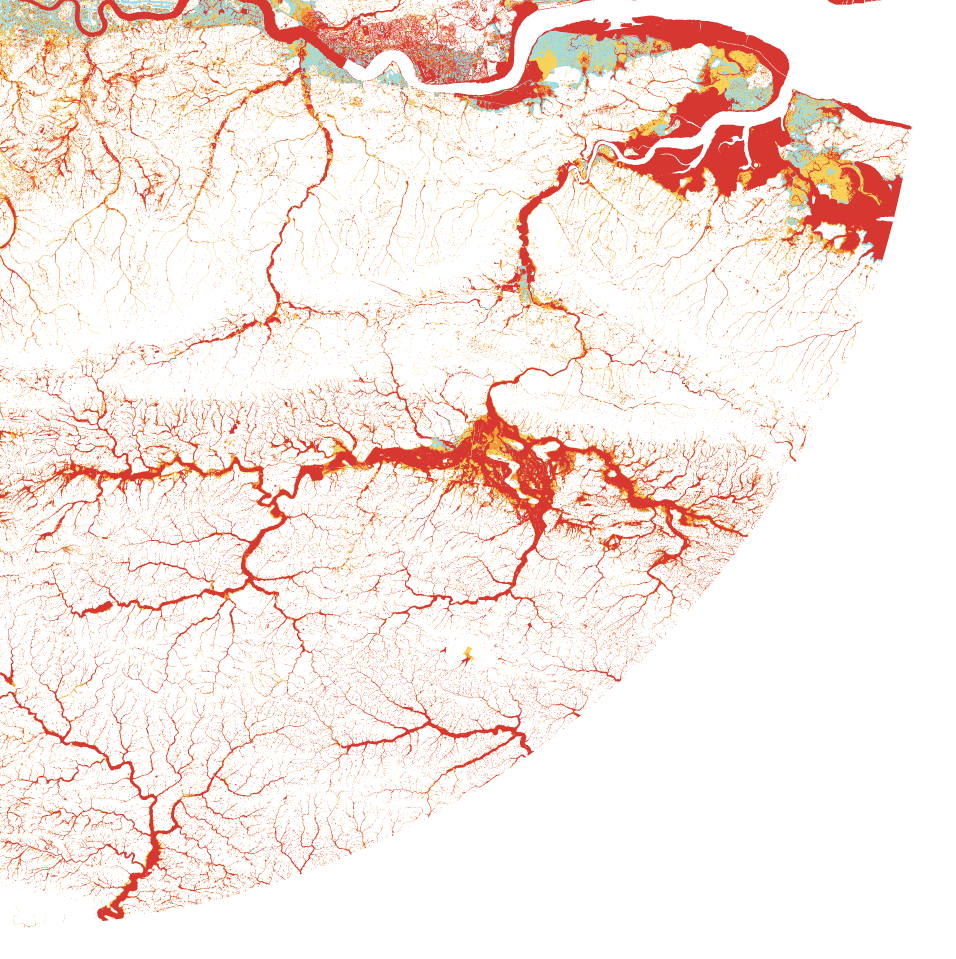
#> input picture incubator/google-map-live/assets/flood_risk/flood_1-1.webp, 2868 x 2875 px, given in place of dem50_log16.webp, which was not available (shown at 1/3 size)
$ python plates.py
#> lines starting #> are read from the running program, lines starting #| are printed output that depends on the picture
"""The opening film (scripts/intro.js), step 1 of 2: plan rasters of the London map's own data, on its shared
EPSG:3857 grid, cut to the 70 km circle. Every layer is an RGBA float array (N x N, 0..1), written to work/plan/*.png;
build.py turns them into the film's pictures (assets/intro/).

  python3 tools/intro/plates.py && python3 tools/intro/build.py      (from incubator/google-map-live; Pillow + numpy)

Read from the app's own assets/ (heights, drainage, flood risk, planning layers, the Greater London outline) and, for
the OpenStreetMap roads, three screenshots of the app's own dark basemap at the 70 km view (source/intro/roads_*.jpg,
27 Nov 2026; their corners in CSS px of a 2273 px wide capture are listed below)."""
import json, math, os
import numpy as np
from PIL import Image, ImageDraw, ImageFilter

G = os.path.join(os.path.dirname(os.path.abspath(__file__)), '..', '..') + '/'
OUT = G + 'tools/intro/work/plan/'
os.makedirs(OUT, exist_ok=True)
R = 6378137.0
B = [-127813.8696191665, 6596204.025752107, 102461.98815442335, 6827041.923624865]   # west, south, east, north
N = 1800
LAT0, LON0 = 51.50733434456047, -0.12768375058439654


def merc(lon, lat):
    return lon * math.pi / 180 * R, R * math.log(math.tan(math.pi / 4 + lat * math.pi / 360))


def px(x, y):
    return (x - B[0]) / (B[2] - B[0]) * N, (B[3] - y) / (B[3] - B[1]) * N


CX, CY = px(*merc(LON0, LAT0))
RPX = 70000 / math.cos(LAT0 * math.pi / 180) / (B[2] - B[0]) * N
yy, xx = np.mgrid[0:N, 0:N]
# the true circle on the ground (haversine), as the map's workers cut it
lon = (B[0] + (xx + .5) / N * (B[2] - B[0])) / R * 180 / math.pi
lat = (2 * np.arctan(np.exp((B[3] - (yy + .5) / N * (B[3] - B[1])) / R)) - math.pi / 2) * 180 / math.pi
p1, p2 = math.radians(LAT0), np.radians(lat)
h = np.sin((p2 - p1) / 2) ** 2 + math.cos(p1) * np.cos(p2) * np.sin(np.radians(lon - LON0) / 2) ** 2
DIST = 2 * R * np.arcsin(np.sqrt(h))
INSIDE = DIST <= 70000


def save(name, rgba):
    a = np.clip(rgba, 0, 1)
    Image.fromarray((a * 255).astype(np.uint8), 'RGBA').save(OUT + name + '.png')


def hexc(h):
    h = h.lstrip('#'); return np.array([int(h[i:i + 2], 16) / 255 for i in (0, 2, 4)])


def lonlat_px(c):
    return px(*merc(c[0], c[1]))


# ---------------------------------------------------------------- heights (OS Terrain 50, the map's 50 m DEM)
dem = np.asarray(Image.open(G + 'assets/drainage_area/dem50_log16.webp').convert('RGB')).astype(np.float64)
code = dem[..., 0] * 256 + dem[..., 1]
H = np.where(code > 0, -100 + (code - 1) * 0.1, np.nan)
Hn = np.asarray(Image.fromarray(np.nan_to_num(H, nan=0).astype(np.float32)).resize((N, N), Image.BILINEAR))
np.save(OUT + 'heights.npy', Hn)
cell = (B[2] - B[0]) / N * math.cos(math.radians(LAT0))
gy, gx = np.gradient(Hn, cell)
az, alt = math.radians(315), math.radians(42)
slope = np.arctan(np.hypot(gx, gy) * 2.2)
aspect = np.arctan2(-gx, gy)
shade = np.clip(np.sin(alt) * np.cos(slope) + np.cos(alt) * np.sin(slope) * np.cos(az - aspect), 0, 1)
np.save(OUT + 'shade.npy', shade)

# LiDAR layer drawn as a grey hillshade (the ground itself, no colour)
g = 0.10 + 0.62 * shade
lid = np.dstack([g, g, g * 1.02, INSIDE.astype(float)])
save('lidar', lid)

# colour by height: the map's classic ramp, top 300 m, steps closer near sea level, with hill shading
RAMP = ['#3d9be9', '#35c3f0', '#30e0e0', '#2fe6a8', '#2fe66f', '#4be64a', '#7bea3f', '#a6ee3c', '#cdf23a', '#f0f53a',
        '#ffe838', '#ffcf36', '#ffb234', '#ff9432', '#ff7030', '#ff4a30', '#ff5f5f', '#ff8f8f', '#ffc0c0', '#fff0f0']
stops = [-3 + 303 * (i / 19) ** 1.5 for i in range(20)]
idx = np.clip(np.searchsorted(stops, Hn) - 1, 0, 19)
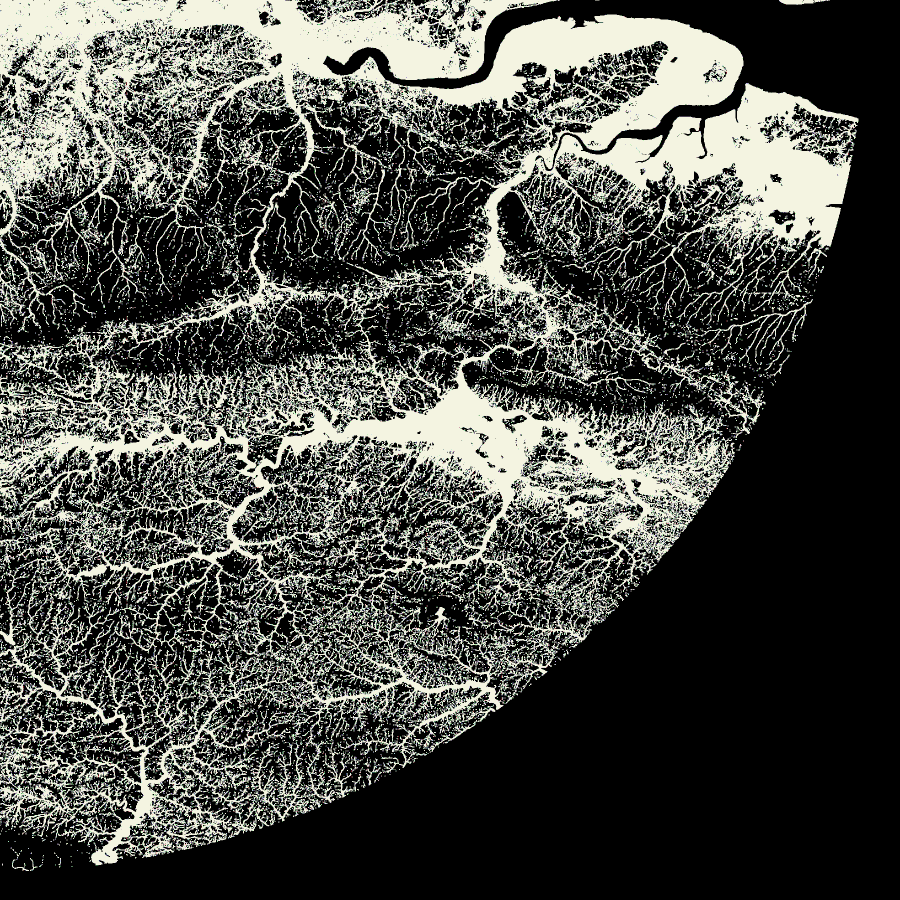
#> idx: shape (1800, 1800) int64 (shown at 1/2 size); 20 distinct labels, from 0 to 19; one colour per label, 0 black
col = np.array([hexc(c) for c in RAMP])[idx]
mult = 0.62 + 0.38 * shade[..., None] * 1.4
rel = np.dstack([np.clip(col * mult, 0, 1), INSIDE.astype(float)])
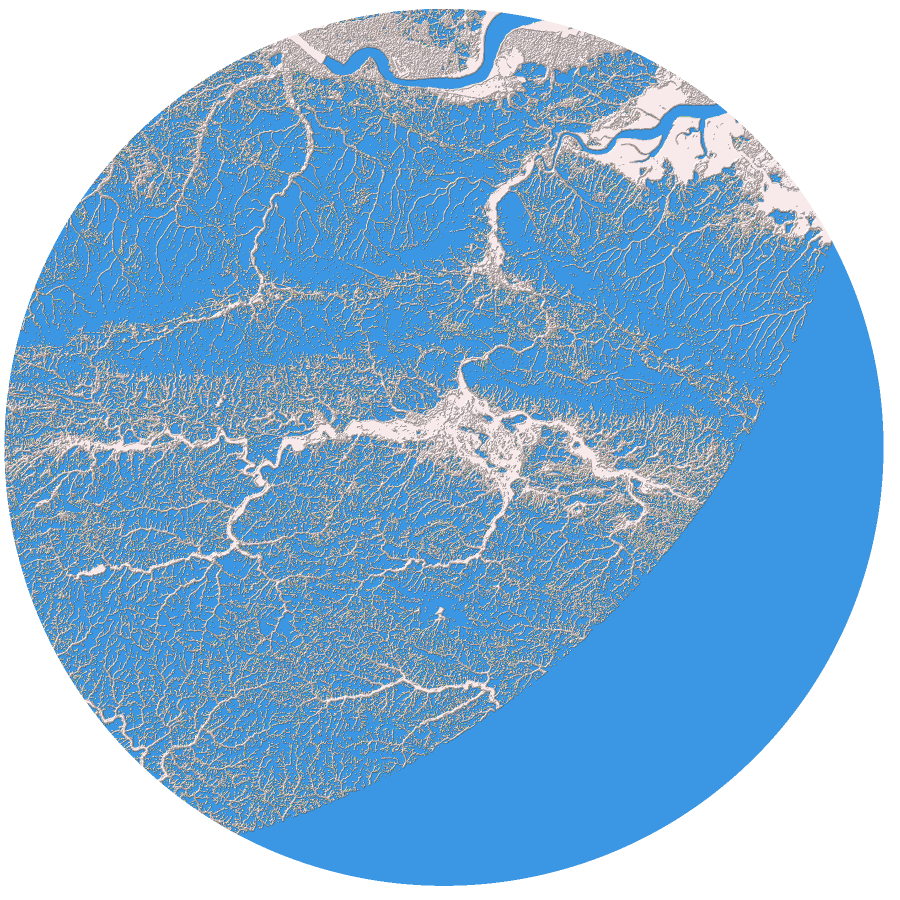
#> rel: shape (1800, 1800, 4) float64 (shown at 1/2 size); mean of channels 0, 1, 2, 3 0.397, 0.617, 0.799, 0.748; transparent parts drawn white
save('relief', rel)

# ---------------------------------------------------------------- drainage network (upstream area from OS Terrain 50)
ar = np.asarray(Image.open(G + 'assets/drainage_area/area_log16.webp').convert('RGB')).astype(np.float64)
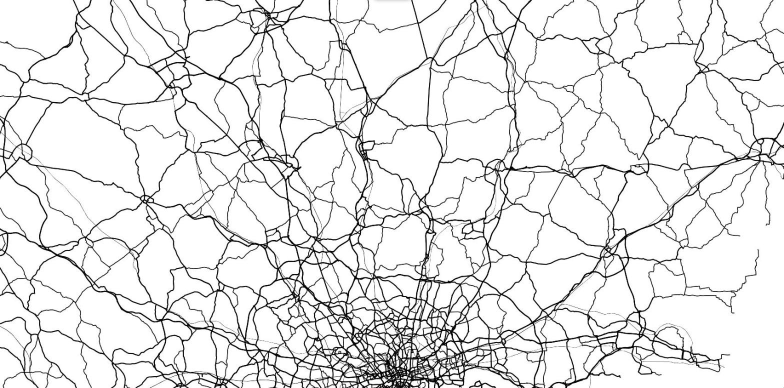
#> input picture incubator/google-map-live/source/intro/roads_n.jpg, 1568 x 776 px, given in place of area_log16.webp, which was not available (shown at 1/2 size)
c2 = ar[..., 0] * 256 + ar[..., 1]
A = np.where(c2 > 0, 0.0025 * np.exp((c2 - 1) / 65534 * math.log(20000 / 0.0025)), 0)
# keep the network at full resolution, then thicken by class and shrink with max-pooling
cls = np.zeros(A.shape, np.uint8)
for k, t in enumerate([1, 5, 25, 100]):
    cls[A >= t] = k + 1
im = Image.fromarray(cls)
big = np.asarray(im.filter(ImageFilter.MaxFilter(3)))
cls2 = np.where(cls >= 3, big, cls)
cls_n = np.asarray(Image.fromarray(cls2).resize((N, N), Image.NEAREST))
DCOL = {1: '#2398ff', 2: '#00b7e4', 3: '#00e0e6', 4: '#70fff1'}
dr = np.zeros((N, N, 4))
pool = np.asarray(Image.fromarray(cls2).filter(ImageFilter.MaxFilter(3)).resize((N, N), Image.NEAREST))
for k, c in DCOL.items():
    m = (pool == k) & INSIDE
    dr[m, :3] = hexc(c); dr[m, 3] = 0.55 + 0.11 * k
#> this loop made 4 passes
#> pass 1, `m = (pool == k) & INSIDE`:
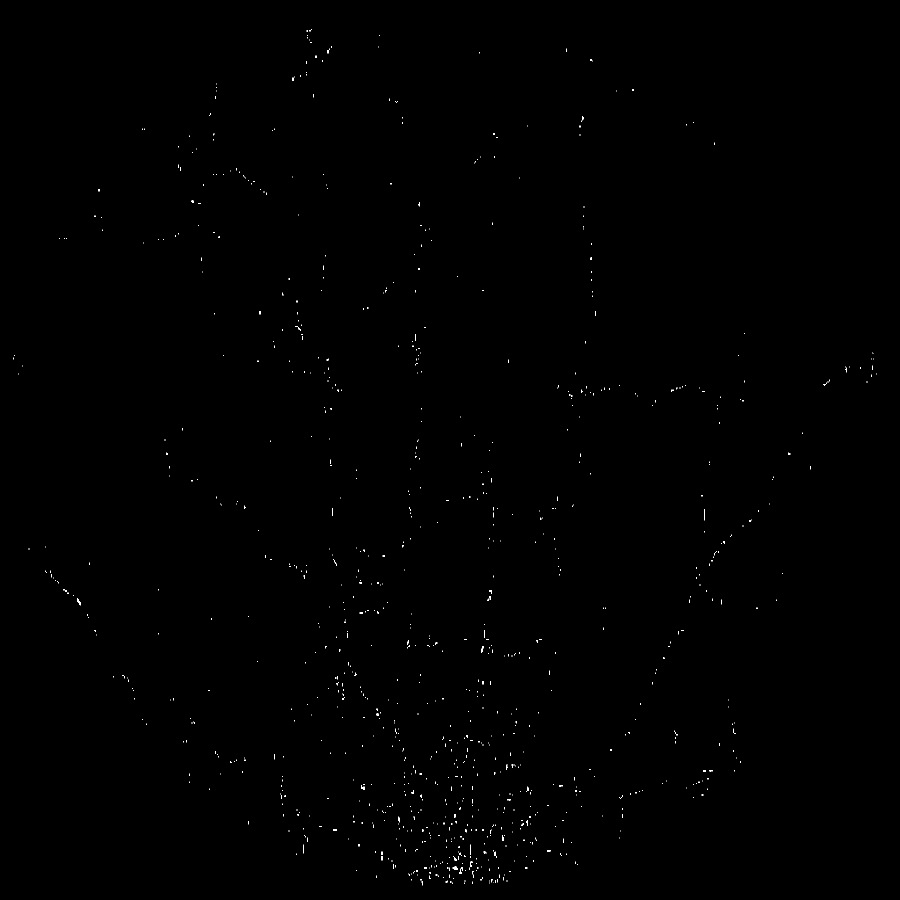
#> m: shape (1800, 1800) bool (shown at 1/2 size); 0.15% white in thin lines or dots
#> after the loop:
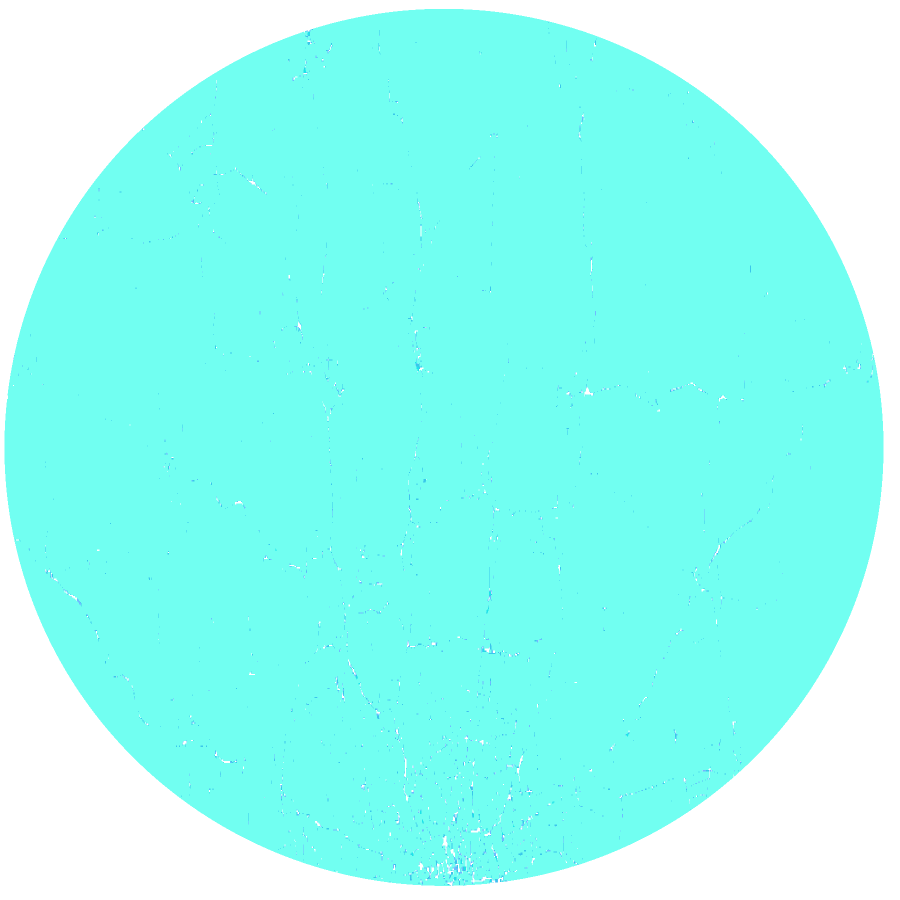
#> dr: shape (1800, 1800, 4) float64 (shown at 1/2 size); mean of channels 0, 1, 2, 3 0.326, 0.744, 0.704, 0.737; transparent parts drawn white
save('drainage', dr)

# ---------------------------------------------------------------- flood risk (EA, the higher of rivers and sea / surface water)
quads = {}
for rc in ['0-0', '0-1', '1-0', '1-1']:
#> (the run stopped early here; a loop or call above may not have finished)
